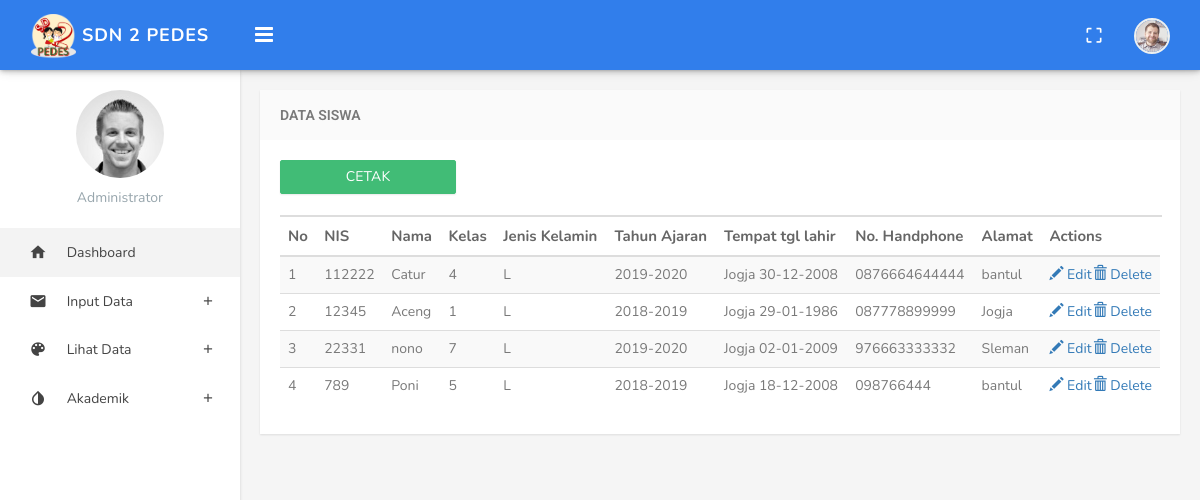
The app's page /index.php/admin/lihatdata/siswa with its own data.
### tables this page shows
CREATE TABLE `siswa` (
  `nis` varchar(15) NOT NULL,
  `nama` varchar(30) NOT NULL,
  `jk` enum('L','P') NOT NULL,
  `ttl` varchar(30) NOT NULL,
  `id_kelas` int(5) NOT NULL,
  `thn_ajaran` varchar(15) NOT NULL,
  `nope` varchar(15) NOT NULL,
  `alamat` varchar(50) NOT NULL
);

### application/controllers/admin/Lihatdata.php (called while the page is built, shortened)
<?php
class Lihatdata extends CI_Controller
{
	public function siswa()
	{
		$data['siswa'] = $this->db->select('siswa.*,ruang_kelas.nama_ruangan,')->from('siswa')->join('ruang_kelas','ruang_kelas.id=siswa.id_kelas')->get()->result();
		$this->load->view('admin/lihatdata/siswa/index',$data);
	}
}

### index.php (called while the page is built, shortened)
<?php
require_once BASEPATH.'core/CodeIgniter.php';

### application/views/admin/lihatdata/siswa/index.php (the view, shortened to what this page needs)
<!DOCTYPE html>
<html>
<head>
</head>
<body class="fixed-left">
    <div id="wrapper">
        <div class="content-page">
            <div class="content">
                <div class="container">
                    <div class="row">
                        <div class="col-sm-12">
                            <div class="panel panel-default">
                                <div class="panel-heading"><h3 class="panel-title">Data Siswa</h3></div>
                                <div class="panel-body">
                                    <table class="datatables table table-bordered table-striped" id="datatable-editable">
                                        <a href="<?=site_url('admin/lihatdata/cetaksiswa');?>" target="_blank" class="btn btn-success" style="width: 20%; margin-bottom: 20px;">CETAK</a>
                                        <table class="data table table-striped">
                                            <thead>
                                                <tr>
                                                    <th>No</th>
                                                    <th>NIS</th>
                                                    <th>Nama</th>
                                                    <th>Kelas</th>
                                                    <th>Jenis Kelamin</th>
                                                    <th>Tahun Ajaran</th>
                                                    <th>Tempat tgl lahir</th>
                                                    <th>No. Handphone</th>
                                                    <th>Alamat</th>
                                                    <th>Actions</th></th>
                                                </tr>
                                            </thead>
                                            <tbody>
                                                <?php $nomor = 1; ?>
                                                <?php foreach($siswa as $sw) : ?>
                                                    <tr class="gradeX">
                                                        <td><?= $nomor;?> </td>
                                                        <?php $nomor++;?>
                                                        <td><?= $sw->nis; ?>
                                                        </td>
                                                        <td><?= $sw->nama; ?></td>
                                                        <td><?= $sw->id_kelas; ?></td>
                                                        <td><?= $sw->jk; ?></td>
                                                        <td><?= $sw->thn_ajaran; ?></td>
                                                        <td><?= $sw->ttl; ?></td>
                                                        <td><?= $sw->nope; ?></td>
                                                        <td><?= $sw->alamat; ?></td>
                                                        <td class="actions">
                                                            <a href="<?=site_url('admin/lihatdata/editsiswa/'.$sw->nis);?>"><span class="glyphicon glyphicon-pencil" aria-hidden="true"></span> Edit</a>
                                                            <a class="pull-right" href="<?=site_url('admin/lihatdata/destroysiswa/'.$sw->nis);?>"><span class="glyphicon glyphicon-trash" aria-hidden="true"></span> Delete</a>
                                                        </td>
                                                    </tr>
                                                <?php endforeach; ?>
                                            </tbody>
                                        </table>
                                    </div>
                                </div>
                            </div>
                        </div>
                    </div>
                </div>
            </div>
</div>
</body>
</html>

### assets/blue/css/style.css (style rules this page uses)
body { background: #f5f5f5; margin: 0; -webkit-text-size-adjust: 100%; font-family: 'Nunito', sans-serif; }
h1, h2, h3, h4, h5, h6 { margin: 10px 0; }
h3 { line-height: 30px; }
h1, h2, h3, h4, h5, h6 { font-family: 'Roboto', sans-serif; color: #505458; }
* { outline: none !important; }
.container { width: auto; }
#wrapper { width: 100%; height: 100%; position: relative; overflow: hidden; }
.row { margin-right: -10px; margin-left: -10px; }
.col-lg-1, .col-lg-10, .col-lg-11, .col-lg-12, .col-lg-2, .col-lg-3, .col-lg-4, .col-lg-5, .col-lg-6, .col-lg-7, .col-lg-8, .col-lg-9, .col-md-1, .col-md-10, .col-md-11, .col-md-12, .col-md-2, .col-md-3, .col-md-4, .col-md-5, .col-md-6, .col-md-7, .col-md-8, .col-md-9, .col-sm-1, .col-sm-10, .col-sm-11, .col-sm-12, .col-sm-2, .col-sm-3, .col-sm-4, .col-sm-5, .col-sm-6, .col-sm-7, .col-sm-8, .col-sm-9, .col-xs-1, .col-xs-10, .col-xs-11, .col-xs-12, .col-xs-2, .col-xs-3, .col-xs-4, .col-xs-5, .col-xs-6, .col-xs-7, .col-xs-8, .col-xs-9 { padding-left: 10px; padding-right: 10px; }
.panel { border: none; border-radius: 0px; margin-bottom: 20px; -webkit-box-shadow: 0px 1px 2px 0px rgba(0,0,0,0.1); -moz-box-shadow: 0px 1px 2px 0px rgba(0,0,0,0.1); box-shadow: 0px 1px 2px 0px rgba(0,0,0,0.1); }
.panel .panel-body { padding: 20px; }
.panel-heading { border-radius: 0; border: none !important; padding: 10px 20px; }
.panel-default>.panel-heading { color: #797979; background-color: #fafafa; border-bottom: none; }
.panel-title { font-size: 14px; text-transform: uppercase; font-weight: 600; margin-bottom: 0; margin-top: 0; }
.btn { border-radius: 2px; font-family: 'Nunito', sans-serif; letter-spacing: 0.2px; opacity: 0.93; -webkit-box-shadow: 0px 1px 2px 0px rgba(0,0,0,0.1); -moz-box-shadow: 0px 1px 2px 0px rgba(0,0,0,0.1); box-shadow: 0px 1px 2px 0px rgba(0,0,0,0.1); }
.btn-primary,.btn-success,.btn-info,.btn-warning,.btn-danger,.btn-inverse,.btn-purple,.btn-pink { color: #FFFFFF !important; }
.btn-success,.btn-success:hover,.btn-success:focus,.btn-success:active, .btn-success.active, .btn-success.focus, .btn-success:active, .btn-success:focus, .btn-success:hover, .open>.dropdown-toggle.btn-success { background-color: #33b86c; border: 1px solid #33b86c; }
.content-page { margin-left: 240px; overflow: hidden; position: relative; min-height: 940px; }
.content-page > .content { margin-top: 70px; margin-bottom: 60px; padding: 20px 5px 15px 5px; position: relative; }
.table { margin-bottom: 10px; }
tbody { color: #797979; }
th { font-size: 15px; color: #666; }

### records on screen
siswa: nis "112222", nama "Catur", id_kelas "4", jk "L", thn_ajaran "2019-2020", ttl "Jogja 30-12-2008", nope "0876664644444", alamat "bantul"
siswa: nis "12345", nama "Aceng", id_kelas "1", jk "L", thn_ajaran "2018-2019", ttl "Jogja 29-01-1986", nope "087778899999", alamat "Jogja"
siswa: nis "22331", nama "nono", id_kelas "7", jk "L", thn_ajaran "2019-2020", ttl "Jogja 02-01-2009", nope "976663333332", alamat "Sleman"
siswa: nis "789", nama "Poni", id_kelas "5", jk "L", thn_ajaran "2018-2019", ttl "Jogja 18-12-2008", nope "098766444", alamat "bantul"
